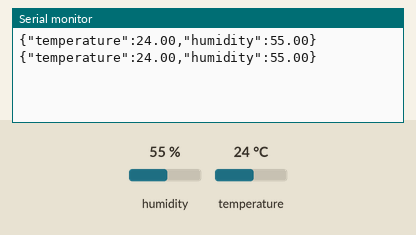
Simulated run of this sketch. Board: Arduino Uno, built with avr-gcc and run on an emulated ATmega328P. Shown: the last lines printed to the serial monitor. Inputs (shaded band) come from the test bench; at power-on: humidity 55 %, temperature 24 °C.

Above: at 4.8 s.
4.9 s: humidity set to 22 %
At 6.9 s:
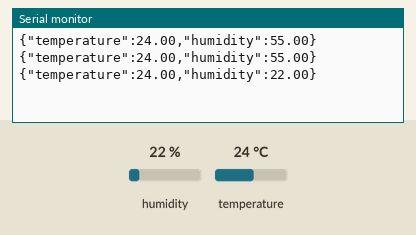
7.9 s: temperature set to 12 °C
At 9.3 s:
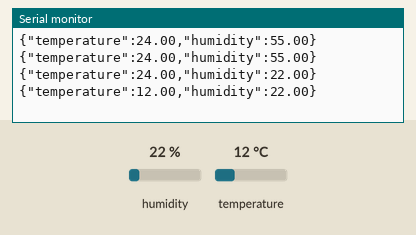
10.9 s: humidity set to 40 %
At 12.9 s:
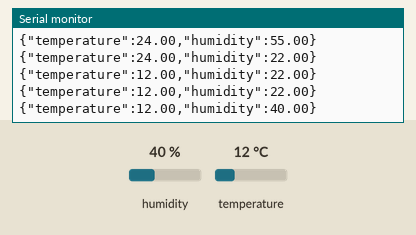
Timing chart, 0 to 14.4 s (numbered marks = the images above; inputs shaded):
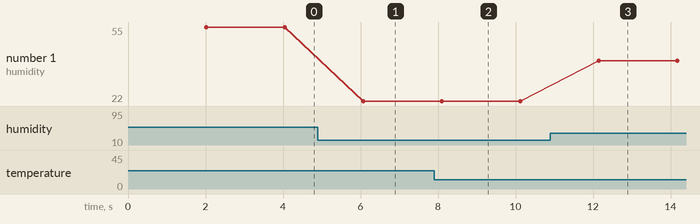

The sketch:

dht11.ino
```cpp
#include "DHT.h"

int serialBaudRate = 9600;
int vccPin = 2;
int dhtPin = 3;
int gndPin = 4;
int dhtType = DHT11;

DHT dht(dhtPin, dhtType);

void setup() {
  Serial.begin(serialBaudRate);

  pinMode(vccPin, OUTPUT);
  pinMode(gndPin, OUTPUT);
  digitalWrite(vccPin, HIGH);
  digitalWrite(gndPin, LOW);

  dht.begin();
}

void loop() {
  // Wait a few seconds between measurements.
  delay(2000);

  float h = dht.readHumidity();
  float t = dht.readTemperature();

  // Check if any reads failed and exit early (to try again).
  if (isnan(h) || isnan(t)) {
    return;
  }

  // message : {"temperature":value,"humidity":value}\n
  Serial.print(F("{\"temperature\":"));
  Serial.print(t);
  Serial.print(F(",\"humidity\":"));
  Serial.print(h);
  Serial.print(F("}"));
  Serial.println();
}
```

Measured:
- after the input at 4.9 s, the serial monitor: prints a new line after 1.2 s (image 1)
- after the input at 7.9 s, the serial monitor: prints a new line after 0.20 s (image 2)
- after the input at 10.9 s, the serial monitor: prints a new line after 1.2 s (image 3)
- plotted number 1: 55 → 22 after the input at 4.9 s, 22 → 40 after the input at 10.9 s
